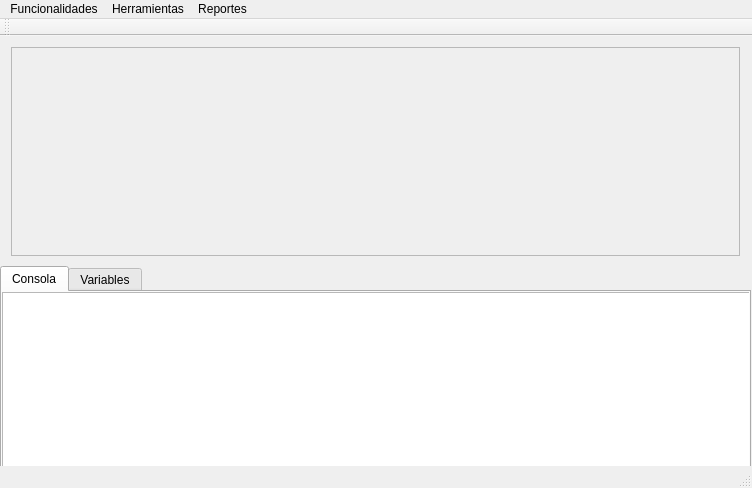
<?xml version="1.0" encoding="UTF-8"?>
<ui version="4.0">
 <class>VentanaPrincipal</class>
 <widget class="QMainWindow" name="VentanaPrincipal">
  <property name="enabled">
   <bool>true</bool>
  </property>
  <property name="geometry">
   <rect>
    <x>0</x>
    <y>0</y>
    <width>752</width>
    <height>488</height>
   </rect>
  </property>
  <property name="sizePolicy">
   <sizepolicy hsizetype="Preferred" vsizetype="Preferred">
    <horstretch>0</horstretch>
    <verstretch>0</verstretch>
   </sizepolicy>
  </property>
  <property name="minimumSize">
   <size>
    <width>752</width>
    <height>488</height>
   </size>
  </property>
  <property name="maximumSize">
   <size>
    <width>752</width>
    <height>488</height>
   </size>
  </property>
  <property name="windowTitle">
   <string>Practica 2</string>
  </property>
  <widget class="QWidget" name="centralWidget">
   <widget class="QWidget" name="gridLayoutWidget">
    <property name="geometry">
     <rect>
      <x>0</x>
      <y>0</y>
      <width>751</width>
      <height>231</height>
     </rect>
    </property>
    <layout class="QGridLayout" name="gridLayout">
     <item row="0" column="0">
      <widget class="QTextEdit" name="textEdit">
       <property name="enabled">
        <bool>false</bool>
       </property>
      </widget>
     </item>
    </layout>
   </widget>
   <widget class="QTabWidget" name="tabWidget">
    <property name="geometry">
     <rect>
      <x>0</x>
      <y>230</y>
      <width>751</width>
      <height>211</height>
     </rect>
    </property>
    <property name="sizePolicy">
     <sizepolicy hsizetype="Fixed" vsizetype="Fixed">
      <horstretch>0</horstretch>
      <verstretch>0</verstretch>
     </sizepolicy>
    </property>
    <property name="toolTip">
     <string/>
    </property>
    <property name="currentIndex">
     <number>0</number>
    </property>
    <widget class="QWidget" name="tab">
     <attribute name="title">
      <string>Consola</string>
     </attribute>
     <widget class="QListWidget" name="listWidget">
      <property name="geometry">
       <rect>
        <x>0</x>
        <y>0</y>
        <width>751</width>
        <height>181</height>
       </rect>
      </property>
     </widget>
    </widget>
    <widget class="QWidget" name="tab_2">
     <attribute name="title">
      <string>Variables</string>
     </attribute>
     <widget class="QTableWidget" name="tableWidget">
      <property name="geometry">
       <rect>
        <x>0</x>
        <y>0</y>
        <width>751</width>
        <height>161</height>
       </rect>
      </property>
      <property name="lineWidth">
       <number>1</number>
      </property>
      <property name="dragDropOverwriteMode">
       <bool>true</bool>
      </property>
      <attribute name="horizontalHeaderDefaultSectionSize">
       <number>124</number>
      </attribute>
      <column>
       <property name="text">
        <string>Linea</string>
       </property>
      </column>
      <column>
       <property name="text">
        <string>Columna</string>
       </property>
      </column>
      <column>
       <property name="text">
        <string>Id</string>
       </property>
      </column>
      <column>
       <property name="text">
        <string>Tipo</string>
       </property>
      </column>
      <column>
       <property name="text">
        <string>Valor Inicial</string>
       </property>
      </column>
      <column>
       <property name="text">
        <string>Valor Final</string>
       </property>
      </column>
     </widget>
    </widget>
   </widget>
  </widget>
  <widget class="QMenuBar" name="menuBar">
   <property name="geometry">
    <rect>
     <x>0</x>
     <y>0</y>
     <width>752</width>
     <height>21</height>
    </rect>
   </property>
   <widget class="QMenu" name="menuVentana_Principal">
    <property name="title">
     <string>Funcionalidades</string>
    </property>
    <widget class="QMenu" name="menuGuardar">
     <property name="title">
      <string>Guardar</string>
     </property>
     <addaction name="actionGuardar_2"/>
     <addaction name="actionGuardar_Como"/>
    </widget>
    <addaction name="actionNuevo"/>
    <addaction name="menuGuardar"/>
    <addaction name="actionAbrir"/>
   </widget>
   <widget class="QMenu" name="menuHerramientas">
    <property name="title">
     <string>Herramientas</string>
    </property>
    <addaction name="actionCompilar"/>
    <addaction name="actionGenerar_AST"/>
   </widget>
   <widget class="QMenu" name="menuReportes">
    <property name="title">
     <string>Reportes</string>
    </property>
    <widget class="QMenu" name="menuErrores">
     <property name="title">
      <string>Errores</string>
     </property>
     <addaction name="actionLexico"/>
     <addaction name="actionSintactico"/>
    </widget>
    <addaction name="menuErrores"/>
    <addaction name="actionTokes"/>
   </widget>
   <addaction name="menuVentana_Principal"/>
   <addaction name="menuHerramientas"/>
   <addaction name="menuReportes"/>
  </widget>
  <widget class="QToolBar" name="mainToolBar">
   <attribute name="toolBarArea">
    <enum>TopToolBarArea</enum>
   </attribute>
   <attribute name="toolBarBreak">
    <bool>false</bool>
   </attribute>
  </widget>
  <widget class="QStatusBar" name="statusBar"/>
  <action name="actionNuevo">
   <property name="text">
    <string>Nuevo</string>
   </property>
  </action>
  <action name="actionGuardar_2">
   <property name="text">
    <string>Guardar</string>
   </property>
  </action>
  <action name="actionGuardar_Como">
   <property name="text">
    <string>Guardar Como</string>
   </property>
  </action>
  <action name="actionAbrir">
   <property name="text">
    <string>Abrir</string>
   </property>
  </action>
  <action name="actionCompilar">
   <property name="text">
    <string>Compilar</string>
   </property>
  </action>
  <action name="actionTokes">
   <property name="text">
    <string>Tokens</string>
   </property>
  </action>
  <action name="actionLexico">
   <property name="text">
    <string>Lexico</string>
   </property>
  </action>
  <action name="actionSintactico">
   <property name="text">
    <string>Sintactico</string>
   </property>
  </action>
  <action name="actionGenerar_AST">
   <property name="text">
    <string>Generar AST</string>
   </property>
  </action>
 </widget>
 <layoutdefault spacing="6" margin="11"/>
 <resources/>
 <connections/>
</ui>
